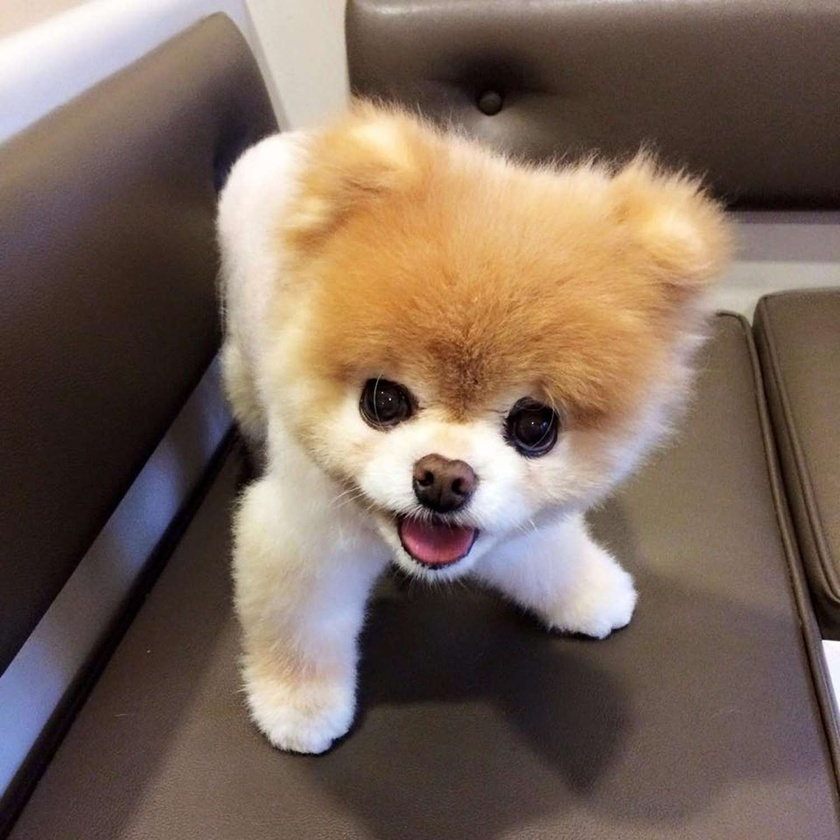
#> input picture _notebooks/ghtop_images/dog.jpg, 840 x 840 px, shrunk from 1500 x 1500 before the run, found by its file name
$ jupyter execute 2023-03-07-t3week1hacks.ipynb
#> lines starting #> are read from the running program, lines starting #| are printed output that depends on the picture
[dog](dog.jpg)

[cell 1]
from PIL import Image

img = Image.open('dog.jpg')
#> img is the input picture: PIL image 840x840 RGB; mean R, G, B 122.3, 103.5, 91
imgGray = img.convert('L')
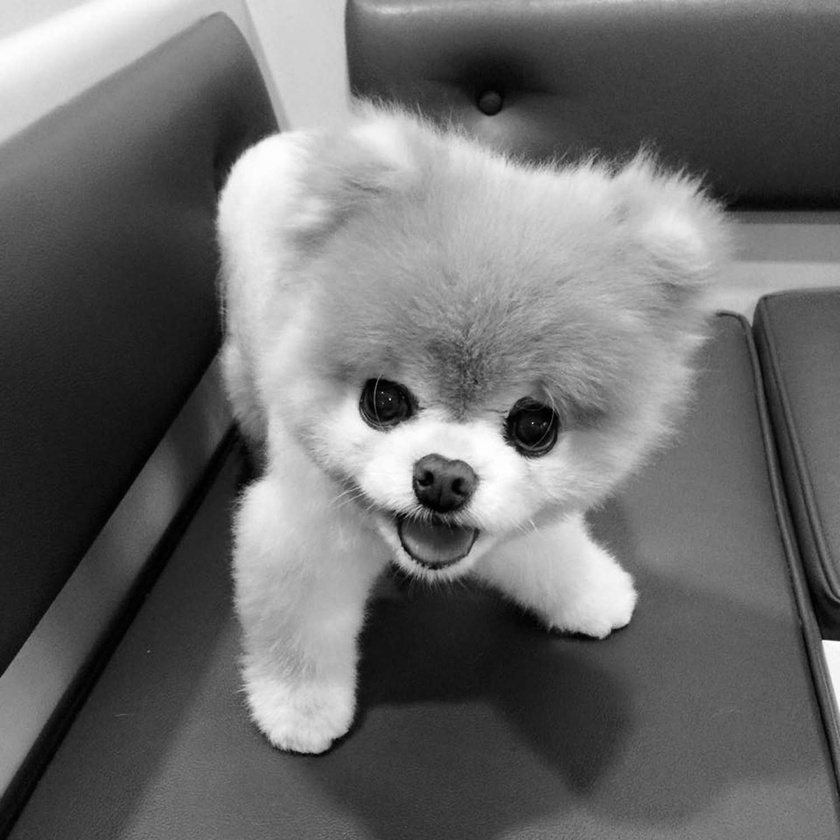
#> imgGray: PIL image 840x840 L; min 0, max 255, mean 107.7
imgGray.show()
